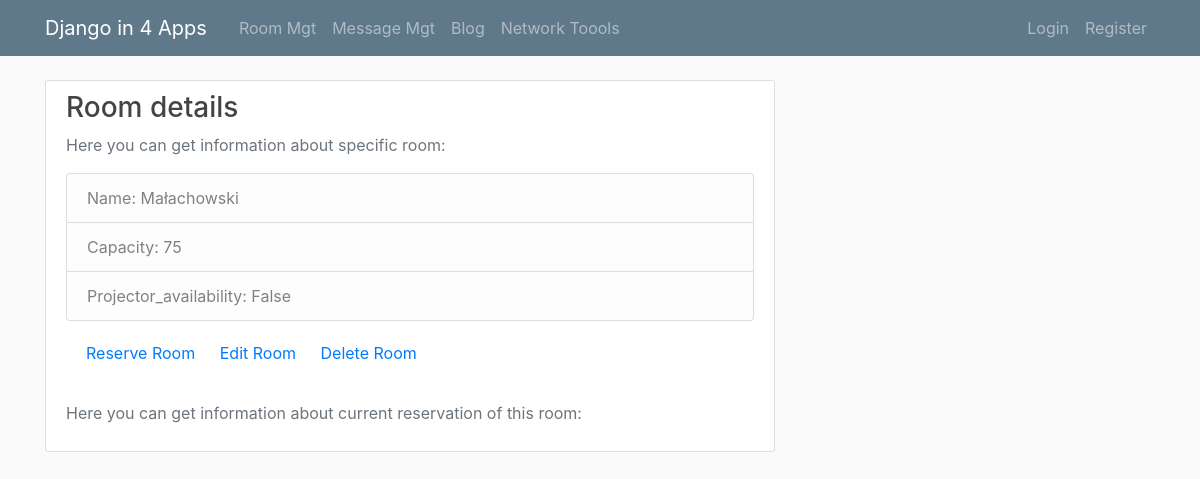
Before: /roomsmgt/room/4 with the older database file.
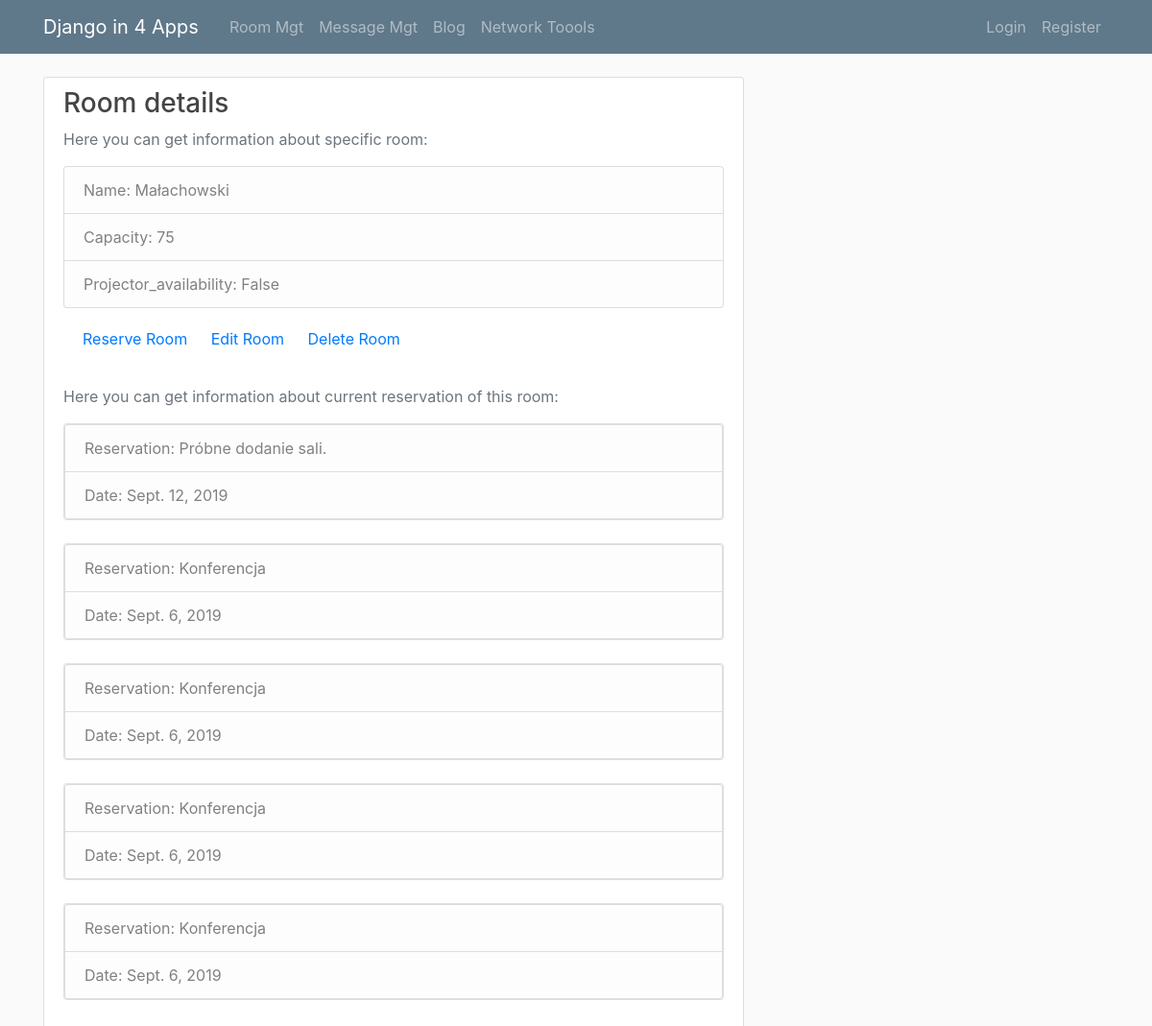
After: the same page with the newer database file.
### Workshop_RoomsMgt/models.py (models this page shows)
class Reservation(models.Model):
    date = models.DateField(
        verbose_name='Date',
    )
    comment = models.CharField(
        verbose_name='Comment',
        max_length=128
    )
    rooms = models.ForeignKey(
        Room,
        verbose_name="Rooms",
        on_delete=models.CASCADE,
        related_name='Rooms'
    )

### Workshop_RoomsMgt/views.py (the view)
# urls.py: path('room/<int:pk>', room_detail, name="room"),
def room_detail(request, pk):
    if request.method == 'GET':
        context = {
            'Room': Room.objects.get(pk=pk),
            'Reservation': Reservation.objects.filter(rooms=Room.objects.get(pk=pk)).order_by('-date')
        }
        return render(request, 'Workshop_RoomsMgt/room_detail.html', context)

### Workshop_RoomsMgt/templates/Workshop_RoomsMgt/room_detail.html
{% extends "Workshop_RoomsMgt/base.html" %}
{% load crispy_forms_tags %}
{% block content %}
        <div class="col-md-24">
          <div class="content-section">
            <h3>Room details</h3>
            <p class='text-muted'>Here you can get information about specific room:
              <ul class="list-group">
                <li class="list-group-item list-group-item-light">Name: {{ Room.name }}</li>
                <li class="list-group-item list-group-item-light">Capacity: {{ Room.capacity }}</li>
                <li class="list-group-item list-group-item-light">Projector_availability: {{ Room.projector_availability }}</li>
              </ul>
              <div class="card-body">
                    <a href="reservation/{{ Room.pk }}" class="card-link">Reserve Room</a>
                    <a href="modify/{{ Room.pk }}" class="card-link">Edit Room</a>
                    <a href="delete/{{ Room.pk }}" class="card-link">Delete Room</a>
              </div>
            </p>
              <p class='text-muted'>Here you can get information about current reservation of this room:
              {% for r in Reservation %}
              <ul class="list-group">
                <div class="card mb-4" style="width: 43rem;">
                <li class="list-group-item list-group-item-light">Reservation: {{ r.comment }}</li>
                <li class="list-group-item list-group-item-light">Date: {{ r.date }}</li>
                </div>
              </ul>
               {% endfor %}
              </p>
          </div>
        </div>
      </div>
    </main>
{% endblock %}

Changed rows visible on the page:
added Reservation: comment "Próbne dodanie sali.", date "Sept. 12, 2019"
added Reservation: comment "Konferencja", date "Sept. 6, 2019"
added Reservation: comment "Konferencja", date "Sept. 6, 2019"
added Reservation: comment "Konferencja", date "Sept. 6, 2019"
added Reservation: comment "Konferencja", date "Sept. 6, 2019"
